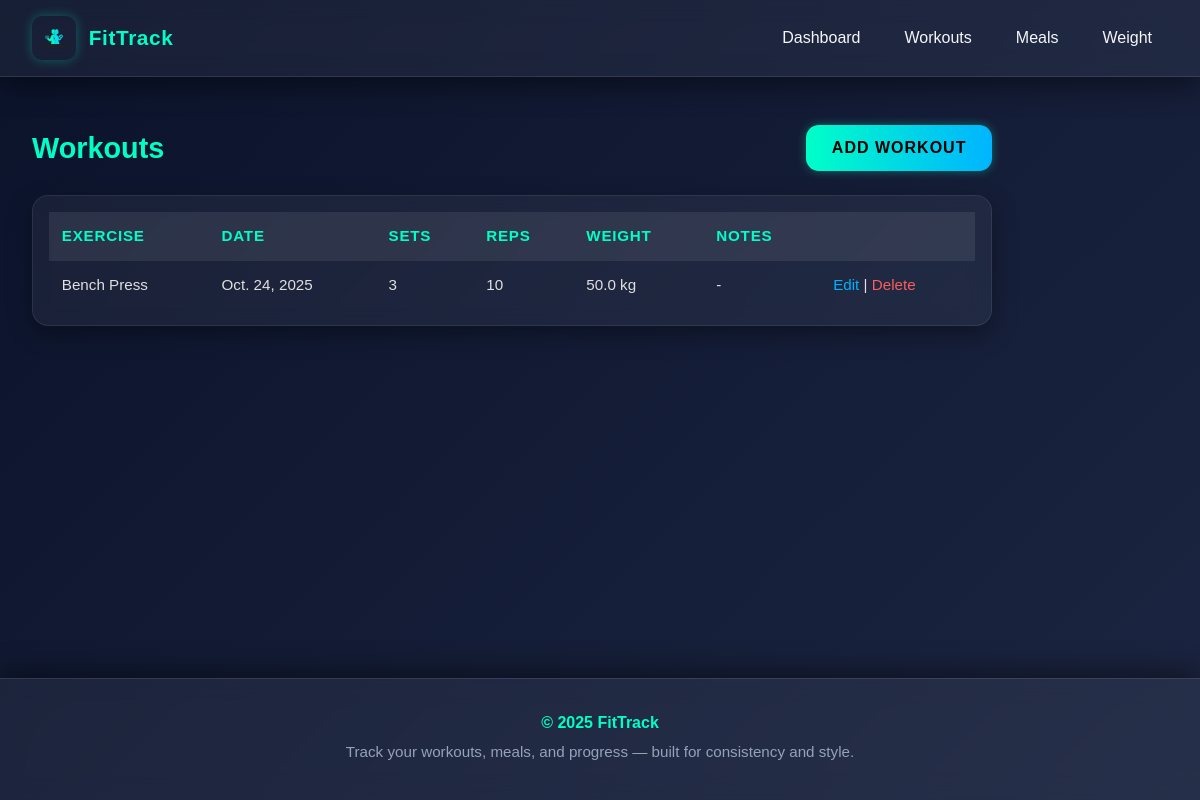
The page /workouts/ on the database its author committed.
### tracker/models.py (models this page shows, shortened)
class Workout(models.Model):
    exercise_name = models.CharField(max_length=200)
    date = models.DateField()
    sets = models.PositiveIntegerField(null=True, blank=True)
    reps = models.PositiveIntegerField(null=True, blank=True)
    weight = models.FloatField(null=True, blank=True)
    notes = models.TextField(blank=True)

### tracker/views.py (the view)
# urls.py: path('workouts/', views.workout_list, name='workout_list'),
def workout_list(request):
    workouts = Workout.objects.all().order_by('-date')
    return render(request, 'tracker/workout_list.html', {'workouts': workouts})

### tracker/templates/tracker/workout_list.html (shortened to what this page needs)
{% extends 'tracker/base.html' %}
{% block content %}
<div class="page-header">
  <h2>Workouts</h2>
  <a href="{% url 'tracker:workout_add' %}" class="btn-add">Add Workout</a>
</div>
<div class="card table-wrap">
  <table>
    <thead>
      <tr>
        <th>Exercise</th>
        <th>Date</th>
        <th>Sets</th>
        <th>Reps</th>
        <th>Weight</th>
        <th>Notes</th>
        <th></th>
      </tr>
    </thead>
    <tbody>
      {% for w in workouts %}
      <tr>
        <td>{{ w.exercise_name }}</td>
        <td>{{ w.date }}</td>
        <td>{{ w.sets }}</td>
        <td>{{ w.reps }}</td>
        <td>{% if w.weight %}{{ w.weight }} kg{% else %}-{% endif %}</td>
        <td>{{ w.notes|default:"-" }}</td>
        <td class="small">
          <a href="{% url 'tracker:workout_edit' w.pk %}" class="text-blue-600 small">Edit</a> |
          <a href="{% url 'tracker:workout_delete' w.pk %}" class="text-red-600 small">Delete</a>
        </td>
      </tr>
      {% empty %}
      <tr>
        <td colspan="7" class="py-4 muted text-center">No workouts logged yet.</td>
      </tr>
      {% endfor %}
    </tbody>
  </table>
</div>
{% endblock %}

### tracker/templates/tracker/base.html (style rules this page uses)
:root { --bg-dark: #101820; --bg-light: #1c2833; --accent-teal: #00ffc8; --accent-blue: #00b4ff; --accent-orange: #ff8c00; --text-muted: #94a3b8; }
body { margin: 0; min-height: 100vh; background: linear-gradient(135deg, var(--bg-dark), var(--bg-light)); color: #f5f6fa; font-family: 'Poppins', sans-serif; display: flex; flex-direction: column; }

### tracker/templates/tracker/workout_list.html (style rules this page uses)
body { background: linear-gradient(135deg, #0b132b, #1c2541); color: #e0e0e0; font-family: 'Poppins', sans-serif; }
.page-header { display: flex; justify-content: space-between; align-items: center; margin-bottom: 1.5rem; }
.page-header h2 { font-size: 1.8rem; font-weight: 600; color: #00ffc8; }
.btn-add { background: linear-gradient(90deg, #00ffc8, #00b4ff); color: #000; padding: 0.7rem 1.6rem; border-radius: 0.8rem; font-weight: 600; letter-spacing: 1px; text-transform: uppercase; text-decoration: none; transition: all 0.3s ease; box-shadow: 0 0 10px rgba(0, 255, 200, 0.35); }
.card { background: rgba(255, 255, 255, 0.05); border: 1px solid rgba(255, 255, 255, 0.08); border-radius: 1rem; backdrop-filter: blur(10px); padding: 1rem; box-shadow: 0 8px 25px rgba(0, 0, 0, 0.35); overflow-x: auto; }
table { width: 100%; border-collapse: collapse; color: #e0e0e0; font-size: 0.95rem; }
thead { background: rgba(255, 255, 255, 0.08); color: #00ffc8; text-transform: uppercase; letter-spacing: 0.05em; }
th, td { padding: 0.8rem; text-align: left; white-space: nowrap; }
tr { transition: background 0.25s ease, transform 0.2s ease; }
.text-blue-600 { color: #00b4ff; font-weight: 500; text-decoration: none; }
.text-red-600 { color: #ff5c5c; font-weight: 500; text-decoration: none; }

### rows shown on the page
Workout: exercise_name "Bench Press", date "Oct. 24, 2025", sets "3", reps "10", weight "50.0", notes "-"
